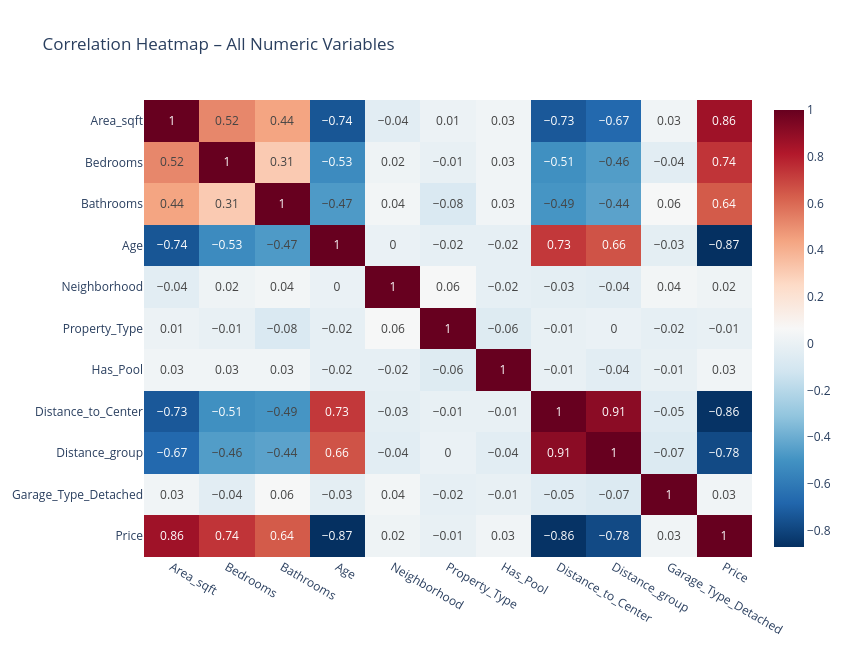

Notebook source saved alongside this figure:
### Markdown cell above
## Interactive Visualizations

All 5 charts are built with **Plotly** and are fully interactive.

1. Correlation heatmap across all numeric variables
2. Scatter plot – selectable X vs Price with fitted regression line
3. Gradient Descent convergence – loss vs iterations
4. Residual plots for all 3 model specifications
5. Coefficient bar chart comparing betas across model specs

### Code cell
# VIZ 1: Correlation Heatmap

# Build a dataframe with all numeric columns + Price
df_viz = X_train.copy()
df_viz['Price'] = y_train

corr = df_viz.corr().round(2)

fig1 = px.imshow(
    corr,
    text_auto=True,
    color_continuous_scale='RdBu_r',
    title='Correlation Heatmap – All Numeric Variables',
    aspect='auto'
)
fig1.update_layout(width=850, height=650)
fig1.show()

### Figure 1 — Plotly figure (JSON) as saved in the notebook; plotly's stock layout.template omitted (floating-point values rounded to 4 significant figures)
{"data": [{"coloraxis": "coloraxis", "hovertemplate": "x: %{x}<br>y: %{y}<br>color: %{z}<extra></extra>", "name": "0", "texttemplate": "%{z}", "type": "heatmap", "x": ["Area_sqft", "Bedrooms", "Bathrooms", "Age", "Neighborhood", "Property_Type", "Has_Pool", "Distance_to_Center", "Distance_group", "Garage_Type_Detached", "Price"], "xaxis": "x", "y": ["Area_sqft", "Bedrooms", "Bathrooms", "Age", "Neighborhood", "Property_Type", "Has_Pool", "Distance_to_Center", "Distance_group", "Garage_Type_Detached", "Price"], "yaxis": "y", "z": [[1.0, 0.52, 0.44, -0.74, -0.04, 0.01, 0.03, -0.73, -0.67, 0.03, 0.86], [0.52, 1.0, 0.31, -0.53, 0.02, -0.01, 0.03, -0.51, -0.46, -0.04, 0.74], [0.44, 0.31, 1.0, -0.47, 0.04, -0.08, 0.03, -0.49, -0.44, 0.06, 0.64], [-0.74, -0.53, -0.47, 1.0, 0.0, -0.02, -0.02, 0.73, 0.66, -0.03, -0.87], [-0.04, 0.02, 0.04, 0.0, 1.0, 0.06, -0.02, -0.03, -0.04, 0.04, 0.02], [0.01, -0.01, -0.08, -0.02, 0.06, 1.0, -0.06, -0.01, 0.0, -0.02, -0.01], [0.03, 0.03, 0.03, -0.02, -0.02, -0.06, 1.0, -0.01, -0.04, -0.01, 0.03], [-0.73, -0.51, -0.49, 0.73, -0.03, -0.01, -0.01, 1.0, 0.91, -0.05, -0.86], [-0.67, -0.46, -0.44, 0.66, -0.04, 0.0, -0.04, 0.91, 1.0, -0.07, -0.78], [0.03, -0.04, 0.06, -0.03, 0.04, -0.02, -0.01, -0.05, -0.07, 1.0, 0.03], [0.86, 0.74, 0.64, -0.87, 0.02, -0.01, 0.03, -0.86, -0.78, 0.03, 1.0]]}], "layout": {"coloraxis": {"colorscale": [[0, "rgb(5,48,97)"], [0.1, "rgb(33,102,172)"], [0.2, "rgb(67,147,195)"], [0.3, "rgb(146,197,222)"], [0.4, "rgb(209,229,240)"], [0.5, "rgb(247,247,247)"], [0.6, "rgb(253,219,199)"], [0.7, "rgb(244,165,130)"], [0.8, "rgb(214,96,77)"], [0.9, "rgb(178,24,43)"], [1, "rgb(103,0,31)"]]}, "height": 650, "title": {"text": "Correlation Heatmap – All Numeric Variables"}, "width": 850, "xaxis": {"anchor": "y", "domain": [0, 1]}, "yaxis": {"anchor": "x", "autorange": "reversed", "domain": [0, 1]}}}
